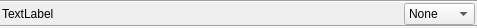
<?xml version="1.0" encoding="UTF-8"?>
<ui version="4.0">
 <class>wgVtxMap</class>
 <widget class="QWidget" name="wgVtxMap">
  <property name="geometry">
   <rect>
    <x>0</x>
    <y>0</y>
    <width>477</width>
    <height>28</height>
   </rect>
  </property>
  <property name="windowTitle">
   <string>VtxMapNode</string>
  </property>
  <layout class="QGridLayout" name="gridLayout">
   <property name="margin">
    <number>0</number>
   </property>
   <property name="spacing">
    <number>0</number>
   </property>
   <item row="0" column="0">
    <widget class="Line" name="line">
     <property name="orientation">
      <enum>Qt::Horizontal</enum>
     </property>
    </widget>
   </item>
   <item row="1" column="0">
    <layout class="QHBoxLayout" name="hlVtxMap">
     <property name="spacing">
      <number>0</number>
     </property>
     <property name="leftMargin">
      <number>2</number>
     </property>
     <property name="topMargin">
      <number>0</number>
     </property>
     <property name="rightMargin">
      <number>2</number>
     </property>
     <property name="bottomMargin">
      <number>0</number>
     </property>
     <item>
      <widget class="QLabel" name="lVtxMap">
       <property name="text">
        <string>TextLabel</string>
       </property>
      </widget>
     </item>
     <item>
      <spacer name="horizontalSpacer">
       <property name="orientation">
        <enum>Qt::Horizontal</enum>
       </property>
       <property name="sizeHint" stdset="0">
        <size>
         <width>40</width>
         <height>20</height>
        </size>
       </property>
      </spacer>
     </item>
     <item>
      <widget class="QComboBox" name="cbState">
       <item>
        <property name="text">
         <string>None</string>
        </property>
       </item>
       <item>
        <property name="text">
         <string>Vertex</string>
        </property>
       </item>
       <item>
        <property name="text">
         <string>Texture</string>
        </property>
       </item>
      </widget>
     </item>
    </layout>
   </item>
   <item row="2" column="0">
    <widget class="Line" name="line_2">
     <property name="orientation">
      <enum>Qt::Horizontal</enum>
     </property>
    </widget>
   </item>
  </layout>
 </widget>
 <resources/>
 <connections/>
</ui>
